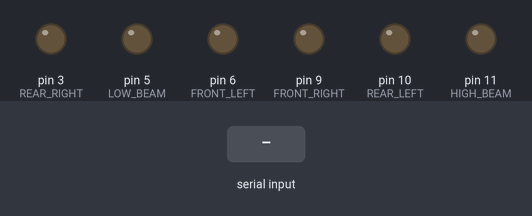
The sketch below on a simulated Arduino Uno, built with avr-gcc and run on an emulated ATmega328P. Shown: output pins drawn as LEDs (lit = HIGH). Dashed ring = blinking. The inputs (shaded band) are chosen by the test bench.

Above: at 1.2 s.
1.3 s: "a" received over Serial
At 1.5 s:
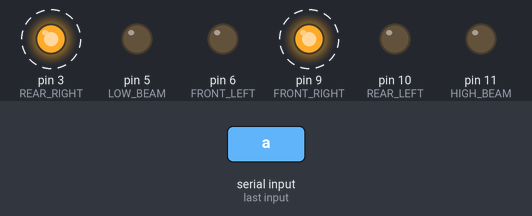
4.3 s: "d" received over Serial
At 4.5 s:
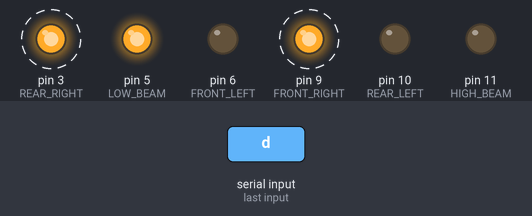
7.3 s: "b" received over Serial
At 7.5 s:
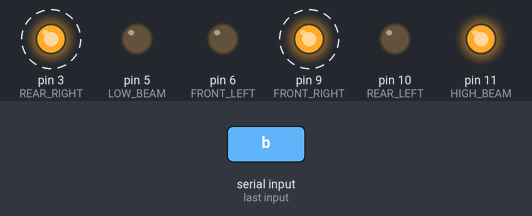
10.3 s: "c" received over Serial
At 10.5 s:
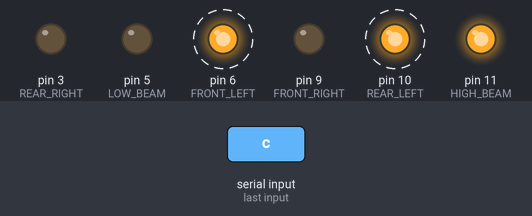
13.3 s: "e" received over Serial
At 13.5 s:
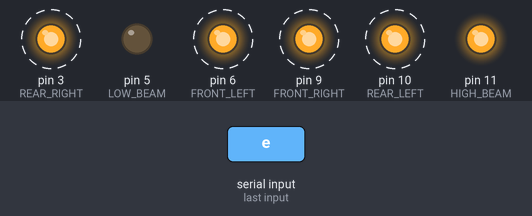
16.3 s: "d" received over Serial
At 16.5 s:
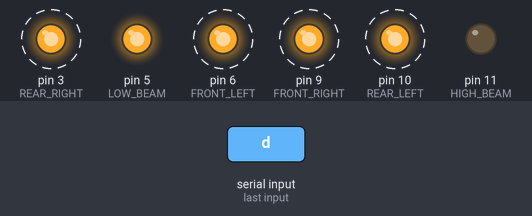
Timing chart, 0 to 20.3 s (numbered marks = the images above; inputs shaded):
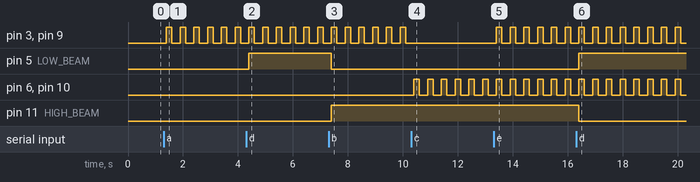

Measured:
- after the input at 1.3 s, pin 3 (REAR_RIGHT), pin 9 (FRONT_RIGHT): alternates HIGH for 0.20 s and LOW for 0.30 s, starting after 0.10 s
- after the input at 4.3 s, pin 5 (LOW_BEAM): LOW → HIGH after 0.10 s
- after the input at 7.3 s, pin 5 (LOW_BEAM): HIGH → LOW after 0.10 s; pin 11 (HIGH_BEAM): LOW → HIGH after 0.10 s
- after the input at 10.3 s, pin 3 (REAR_RIGHT), pin 9 (FRONT_RIGHT): stops changing and stays LOW; pin 6 (FRONT_LEFT), pin 10 (REAR_LEFT): alternates HIGH for 0.20 s and LOW for 0.30 s, starting after 0.10 s
- after the input at 13.3 s, pin 3 (REAR_RIGHT), pin 9 (FRONT_RIGHT): alternates HIGH for 0.20 s and LOW for 0.30 s, starting after 0.10 s
- after the input at 16.3 s, pin 5 (LOW_BEAM): LOW → HIGH after 0.10 s; pin 11 (HIGH_BEAM): HIGH → LOW after 0.10 s

The sketch:

lights.ino
```cpp
//Variables used corresponding to the pin numbers of the lights
int HIGH_BEAM = 11;
int LOW_BEAM = 5;
int REAR_RIGHT = 3;
int REAR_LEFT = 10;
int FRONT_RIGHT = 9;
int FRONT_LEFT = 6;

//Variable to store the character received by serial
char serial_char;
//Flags used to store the state of the lights
//Initialized on false because at the beginning all the lights are turned off
boolean high = false;
boolean low = false;
boolean left = false;
boolean right = false;
boolean alarm = false;

void setup() {
  pinMode(HIGH_BEAM , OUTPUT);
  pinMode(LOW_BEAM, OUTPUT);
  pinMode(REAR_RIGHT, OUTPUT);
  pinMode(REAR_LEFT , OUTPUT);
  pinMode(FRONT_RIGHT, OUTPUT);
  pinMode(FRONT_LEFT, OUTPUT);
  Serial.begin(9600);
}


void loop() {
        //Read the value received in the serial
        serial_char = Serial.read();

        //Change the status of the flags depending on the value received via serial
        if(serial_char == 'd') {//Check status of the low beam flag and toggle it
          if(low) {
            low = false;
          }
          else {
            low = true;
            high = false;
          }
        }
        else if(serial_char == 'b') {//Check status of the high beam flag and toggle it
          if(high) {
            high = false;
          }
          else {
             high = true;
             low = false;
          }
        }
        else if(serial_char == 'a') {//Check status of the right directionals flag and toggle it
          if(right) {
            right = false;
          }
          else {
            right = true;
            left = false;
            alarm = false;
          }
        }
        else if(serial_char == 'c') {//Check status of the left directionals flag and toggle it
          if(left) {
            left = false;
          }
          else {
            left = true;
            right = false;
            alarm = false;
          }
        }
        else if(serial_char == 'e') {//Check status of the alarm flag and toggle it
          if(alarm) {
            alarm = false;
          }
          else {
            alarm = true;
            left = false;
            right = false;
          }
        }

        //Turn on the lights that are activated by the flags
        if(high) {
       	  digitalWrite(HIGH_BEAM, HIGH);
        }
        else {
          digitalWrite(HIGH_BEAM, LOW);
        }
        if(low) {
      	  digitalWrite(LOW_BEAM, HIGH);
        }
        else {
       	  digitalWrite(LOW_BEAM, LOW);
        }

        if(right) {
          digitalWrite(REAR_RIGHT, HIGH);
          digitalWrite(FRONT_RIGHT, HIGH);
          delay(200);
          digitalWrite(REAR_RIGHT, LOW);
          digitalWrite(FRONT_RIGHT, LOW);
          delay(200);
        }
        if(left) {
          digitalWrite(REAR_LEFT, HIGH);
          digitalWrite(FRONT_LEFT, HIGH);
          delay(200);
          digitalWrite(REAR_LEFT, LOW);
          digitalWrite(FRONT_LEFT, LOW);
          delay(200);
        }
        if(alarm) {
//          digitalWrite(HIGH_BEAM, HIGH);
          digitalWrite(REAR_RIGHT, HIGH);
          digitalWrite(REAR_LEFT, HIGH);
          digitalWrite(FRONT_RIGHT, HIGH);
          digitalWrite(FRONT_LEFT, HIGH);
	  delay(200);
//          digitalWrite(HIGH_BEAM, LOW);
          digitalWrite(REAR_RIGHT, LOW);
          digitalWrite(REAR_LEFT, LOW);
          digitalWrite(FRONT_RIGHT, LOW);
          digitalWrite(FRONT_LEFT, LOW);
	  delay(200);
        }


//        delay(1000);
          delay(100);

}
```
